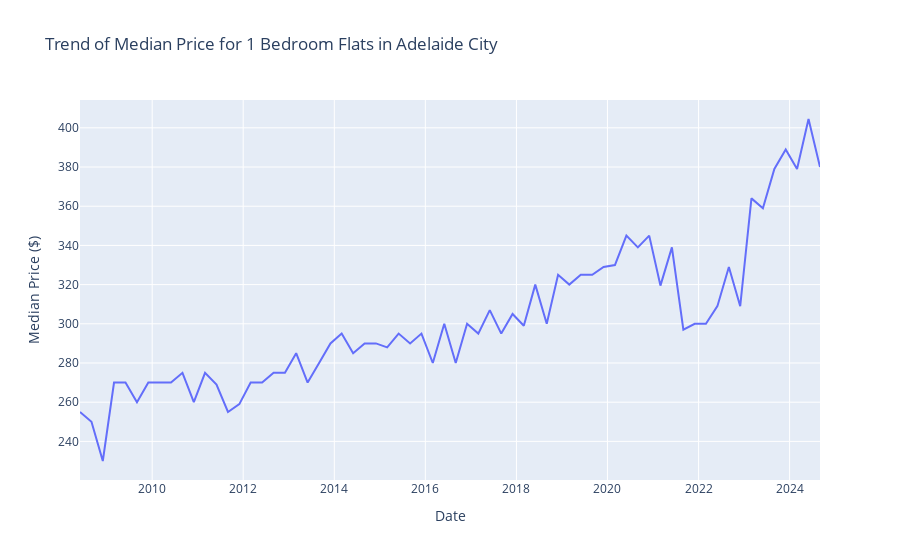

The notebook cell saved with this chart:
### Code cell
fig = px.line(df, x='date_', y='br1_flat_median_price', title='Trend of Median Price for 1 Bedroom Flats in Adelaide City',
               labels={'br1_flat_median_price':'Median Price ($)', 'date_':'Date'}, 
               )
fig.show()
